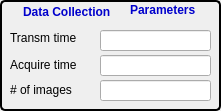
  <widget class="QGroupBox" name="groupBox_6">
   <property name="geometry">
    <rect>
     <x>50</x>
     <y>200</y>
     <width>221</width>
     <height>111</height>
    </rect>
   </property>
   <property name="styleSheet">
    <string notr="true">QGroupBox { 
     border: 2px solid black; 
     border-radius: 5px; 
 } </string>
   </property>
   <property name="title">
    <string/>
   </property>
   <widget class="QLabel" name="label_35">
    <property name="geometry">
     <rect>
      <x>23</x>
      <y>2</y>
      <width>121</width>
      <height>21</height>
     </rect>
    </property>
    <property name="font">
     <font>
      <weight>75</weight>
      <bold>true</bold>
     </font>
    </property>
    <property name="text">
     <string>&lt;html&gt;&lt;head/&gt;&lt;body&gt;&lt;p&gt;&lt;span style=&quot; color:#0000cc;&quot;&gt;Data Collection &lt;/span&gt;&lt;/p&gt;&lt;/body&gt;&lt;/html&gt;</string>
    </property>
   </widget>
   <widget class="QLabel" name="label_36">
    <property name="geometry">
     <rect>
      <x>130</x>
      <y>2</y>
      <width>121</width>
      <height>16</height>
     </rect>
    </property>
    <property name="font">
     <font>
      <weight>75</weight>
      <bold>true</bold>
     </font>
    </property>
    <property name="text">
     <string>&lt;html&gt;&lt;head/&gt;&lt;body&gt;&lt;p&gt;&lt;span style=&quot; color:#0000cc;&quot;&gt;Parameters&lt;/span&gt;&lt;/p&gt;&lt;/body&gt;&lt;/html&gt;</string>
    </property>
   </widget>
   <widget class="QLabel" name="label_40">
    <property name="geometry">
     <rect>
      <x>10</x>
      <y>30</y>
      <width>91</width>
      <height>16</height>
     </rect>
    </property>
    <property name="text">
     <string>Transm time </string>
    </property>
   </widget>
   <widget class="QLabel" name="label_37">
    <property name="geometry">
     <rect>
      <x>10</x>
      <y>55</y>
      <width>91</width>
      <height>21</height>
     </rect>
    </property>
    <property name="text">
     <string>&lt;html&gt;&lt;head/&gt;&lt;body&gt;&lt;p&gt;Acquire time&lt;/p&gt;&lt;/body&gt;&lt;/html&gt;</string>
    </property>
   </widget>
   <widget class="QLabel" name="label_38">
    <property name="geometry">
     <rect>
      <x>10</x>
      <y>80</y>
      <width>91</width>
      <height>21</height>
     </rect>
    </property>
    <property name="text">
     <string>&lt;html&gt;&lt;head/&gt;&lt;body&gt;&lt;p&gt;# of images &lt;/p&gt;&lt;/body&gt;&lt;/html&gt;</string>
    </property>
   </widget>
   <widget class="caTextEntry" name="catextentry_67">
    <property name="geometry">
     <rect>
      <x>100</x>
      <y>30</y>
      <width>111</width>
      <height>21</height>
     </rect>
    </property>
    <property name="channel" stdset="0">
     <string notr="true">12idcSAXS:transAcquireTime</string>
    </property>
    <property name="background">
     <color>
      <red>115</red>
      <green>215</green>
      <blue>253</blue>
     </color>
    </property>
    <property name="colorMode">
     <enum>caLineEdit::Static</enum>
    </property>
   </widget>
   <widget class="caTextEntry" name="catextentry_66">
    <property name="geometry">
     <rect>
      <x>100</x>
      <y>55</y>
      <width>111</width>
      <height>21</height>
     </rect>
    </property>
    <property name="channel" stdset="0">
     <string notr="true">12idcSAXS:AcquireTime</string>
    </property>
    <property name="background">
     <color>
      <red>115</red>
      <green>215</green>
      <blue>253</blue>
     </color>
    </property>
    <property name="colorMode">
     <enum>caLineEdit::Static</enum>
    </property>
   </widget>
   <widget class="caTextEntry" name="catextentry_65">
    <property name="geometry">
     <rect>
      <x>100</x>
      <y>80</y>
      <width>111</width>
      <height>21</height>
     </rect>
    </property>
    <property name="channel" stdset="0">
     <string notr="true">12idcSAXS:NumImages</string>
    </property>
    <property name="background">
     <color>
      <red>115</red>
      <green>215</green>
      <blue>253</blue>
     </color>
    </property>
    <property name="colorMode">
     <enum>caLineEdit::Static</enum>
    </property>
   </widget>
  </widget>
